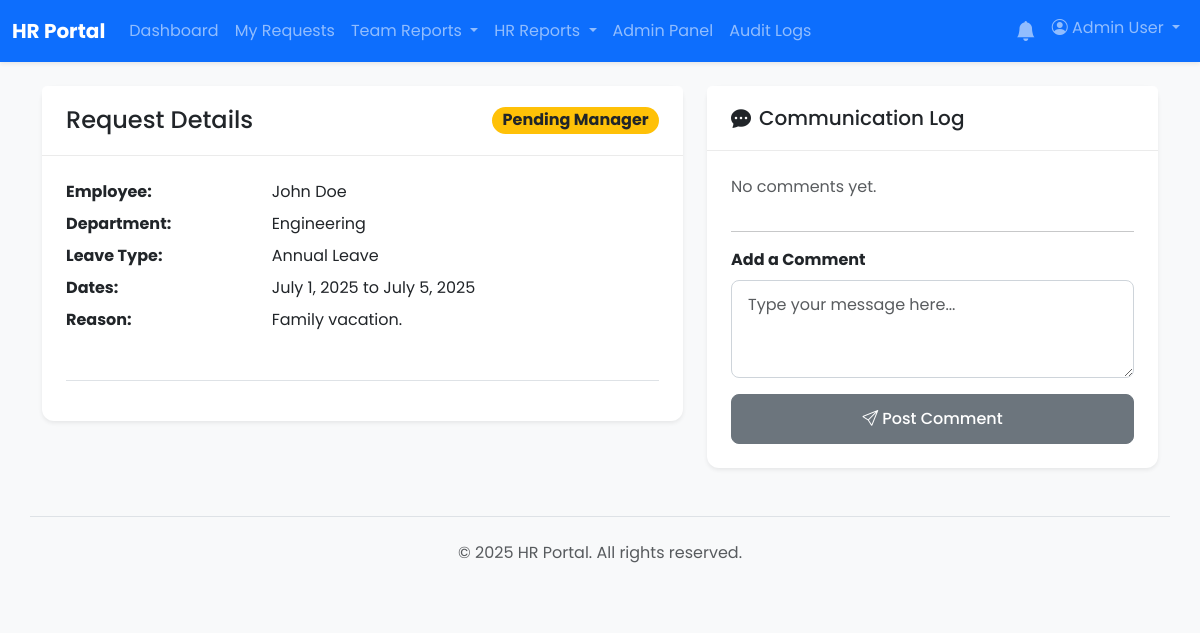
Before: /requests/view.php?id=1 (signed in) with the older database file.
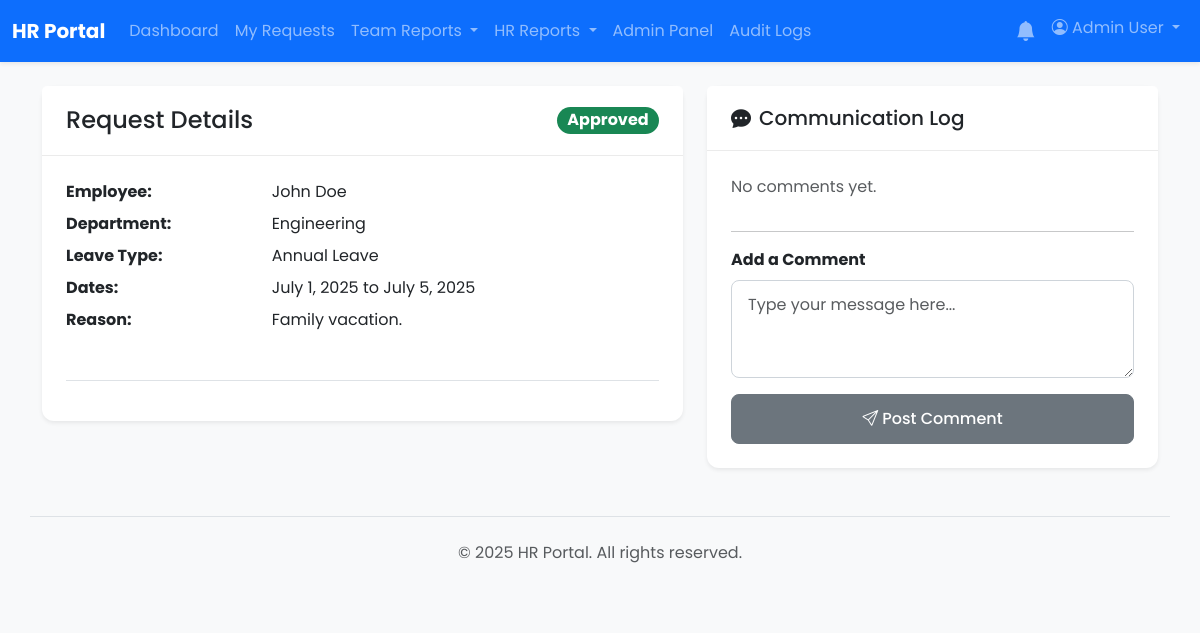
After: the same page with the newer database file.
### tables this page shows
CREATE TABLE `vacation_requests` (
  `id` int(11) NOT NULL,
  `user_id` int(11) NOT NULL,
  `start_date` date NOT NULL,
  `end_date` date NOT NULL,
  `reason` text DEFAULT NULL,
  `manager_id` int(11) DEFAULT NULL,
  `status` enum('pending_manager','pending_hr','approved','rejected','cancelled') NOT NULL DEFAULT 'pending_manager',
  `leave_type_id` int(11) DEFAULT NULL,
  `manager_action_at` timestamp NULL DEFAULT NULL,
  `hr_id` int(11) DEFAULT NULL,
  `hr_action_at` timestamp NULL DEFAULT NULL,
  `rejection_reason` text DEFAULT NULL,
  `created_at` timestamp NOT NULL DEFAULT current_timestamp()
);

CREATE TABLE `users` (
  `id` int(11) NOT NULL,
  `employee_code` varchar(50) DEFAULT NULL,
  `full_name` varchar(255) NOT NULL,
  `email` varchar(255) NOT NULL,
  `password` varchar(255) NOT NULL,
  `role` enum('user','manager','hr','hr_manager','admin') NOT NULL DEFAULT 'user',
  `department_id` int(11) DEFAULT NULL,
  `direct_manager_id` int(11) DEFAULT NULL,
  `must_change_password` tinyint(1) NOT NULL DEFAULT 0
);

CREATE TABLE `departments` (
  `id` int(11) NOT NULL,
  `name` varchar(255) NOT NULL
);

CREATE TABLE `leave_types` (
  `id` int(11) NOT NULL,
  `name` varchar(255) NOT NULL,
  `accrual_days_per_year` float NOT NULL DEFAULT 0,
  `is_active` tinyint(1) NOT NULL DEFAULT 1
);

### app/core/helpers.php (called while the page is built, shortened)
<?php
function getStatusBadgeClass($status) {
    $map = [
        'pending_manager' => 'bg-warning text-dark',
        'pending_hr' => 'bg-info text-dark',
        'approved' => 'bg-success',
        'rejected' => 'bg-danger',
        'cancelled' => 'bg-secondary',
    ];
    return $map[$status] ?? 'bg-light text-dark';
}
function getStatusText($status) {
    return ucwords(str_replace('_', ' ', $status));
}

### requests/view.php (the view, shortened to what this page needs)
<?php
require_once __DIR__ . '/../app/core/database.php';
require_once __DIR__ . '/../app/core/helpers.php';
$request_id = $_GET['id'] ?? null;
$stmt = $pdo->prepare("
    SELECT r.*, u.full_name, u.email, d.name AS department_name, lt.name AS leave_type_name
    FROM vacation_requests r
    JOIN users u ON r.user_id = u.id
    LEFT JOIN departments d ON u.department_id = d.id
    LEFT JOIN leave_types lt ON r.leave_type_id = lt.id
    WHERE r.id = ?
");
$stmt->execute([$request_id]);
$request = $stmt->fetch();
$comments = $pdo->prepare("
    SELECT c.*, u.full_name, u.role
    FROM request_comments c
    JOIN users u ON c.user_id = u.id
    WHERE c.request_id = ? ORDER BY c.created_at ASC
");
$comments->execute([$request_id]);
$comments = $comments->fetchAll();
include __DIR__ . '/../app/templates/header.php';
?>
<div class="row g-4">
    <div class="col-lg-7">
        <div class="card shadow-sm">
            <div class="card-header d-flex justify-content-between align-items-center">
                <h1 class="h4 mb-0">Request Details</h1>
                <span class="badge rounded-pill fs-6 <?= getStatusBadgeClass($request['status']) ?>"><?= getStatusText($request['status']) ?></span>
            </div>
            <div class="card-body">
                <dl class="row">
                    <dt class="col-sm-4">Employee:</dt><dd class="col-sm-8"><?php echo htmlspecialchars($request['full_name']); ?></dd>
                    <dt class="col-sm-4">Department:</dt><dd class="col-sm-8"><?php echo htmlspecialchars($request['department_name'] ?? 'N/A'); ?></dd>
                    <dt class="col-sm-4">Leave Type:</dt><dd class="col-sm-8"><?php echo htmlspecialchars($request['leave_type_name'] ?? 'N/A'); ?></dd>
                    <dt class="col-sm-4">Dates:</dt><dd class="col-sm-8"><?php echo date('F j, Y', strtotime($request['start_date'])); ?> to <?php echo date('F j, Y', strtotime($request['end_date'])); ?></dd>
                    <dt class="col-sm-4">Reason:</dt><dd class="col-sm-8"><p><?php echo nl2br(htmlspecialchars($request['reason'])); ?></p></dd>
                </dl>
                <div class="mt-4 pt-3 border-top">
                </div>
            </div>
        </div>
    </div>
    <div class="col-lg-5">
        <div class="card shadow-sm">
            <div class="card-header"><h2 class="h5 mb-0"><i class="bi bi-chat-dots-fill me-2"></i>Communication Log</h2></div>
            <div class="card-body">
                <div class="mb-3" style="max-height: 400px; overflow-y: auto;">
                    <?php if (empty($comments)): ?>
                        <p class="text-muted">No comments yet.</p>
                    <?php endif; ?>
                </div><hr>
                <form action="" method="post">
                    <div class="mb-3">
                        <label for="comment" class="form-label fw-bold">Add a Comment</label>
                        <textarea class="form-control" name="comment" rows="3" placeholder="Type your message here..." required></textarea>
                    </div>
                    <button type="submit" class="btn btn-secondary w-100"><i class="bi bi-send me-1"></i>Post Comment</button>
                </form>
            </div>
        </div>
    </div>
</div>
<?php include __DIR__ . '/../app/templates/footer.php'; ?>

Changed rows visible on the page:
changed vacation_requests "Family vacation.": status "Pending Manager" → "Approved"
